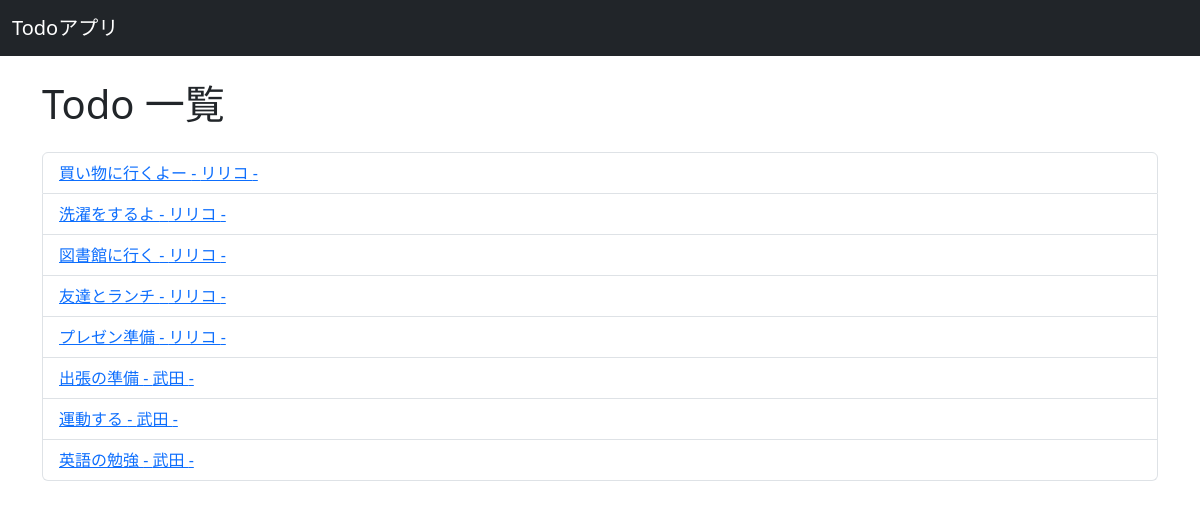
The page /todos/ on the database its author committed.
### todos/models.py (models this page shows, shortened)
class Todo(models.Model):
    user = models.ForeignKey(User, on_delete=models.CASCADE)
    title = models.CharField(max_length=30, null=False)
    description = models.TextField(null=True, blank=True)
    is_completed = models.BooleanField(default=False)
    due_date = models.DateField(null=False)
    created_at = models.DateTimeField(auto_now_add=True)
    updated_at = models.DateTimeField(auto_now=True)

class User(models.Model):
    name = models.CharField(max_length=20, null=False)
    age = models.IntegerField(null=False)

### todos/views.py (the view)
# urls.py: path("", TodoListView.as_view(), name="todo_list"),
class TodoListView(ListView):
    model = Todo
    template_name = 'todos/index.html'
    context_object_name = 'todos'

### todos/templates/todos/index.html (shortened to what this page needs)
{% extends "base.html" %}
{%block content %}
    <h1 class="mb-4">Todo 一覧</h1>
    <ul class="list-group">
        {% for todo in todos %}
            <li class="list-group-item d-flex justify-content-between align-item-center">
                <a href="{% url 'todo_detail' todo.pk %}">
                    {{ todo.title }} - {{ todo.user.name}} -
                </a>
            </li>
        {% empty %}
            <li class="list-group-item">まだ Todo がありません。</li>
        {% endfor %}
    </ul>
{% endblock %}

### templates/base.html (shortened to what this page needs)
<!DOCTYPE html>
<html lang="ja">
<head>
    <link href="https://cdn.jsdelivr.net/npm/bootstrap@5.3.0/dist/css/bootstrap.min.css" rel="stylesheet">
</head>
<body>
    <nav class="navbar navbar-expand-lg navbar-dark bg-dark">
      <div class="container-fluid">
        <a class="navbar-brand" href="{% url 'todo_list' %}">Todoアプリ</a>
      </div>
    </nav>
    <div class="container mt-4">
        {% block content %}
        {% endblock %}
    </div>
</body>
</html>

### rows shown on the page
Todo: title "買い物に行くよー", user.name "リリコ"
Todo: title "洗濯をするよ", user.name "リリコ"
Todo: title "図書館に行く", user.name "リリコ"
Todo: title "友達とランチ", user.name "リリコ"
Todo: title "プレゼン準備", user.name "リリコ"
Todo: title "出張の準備", user.name "武田"
Todo: title "運動する", user.name "武田"
Todo: title "英語の勉強", user.name "武田"
